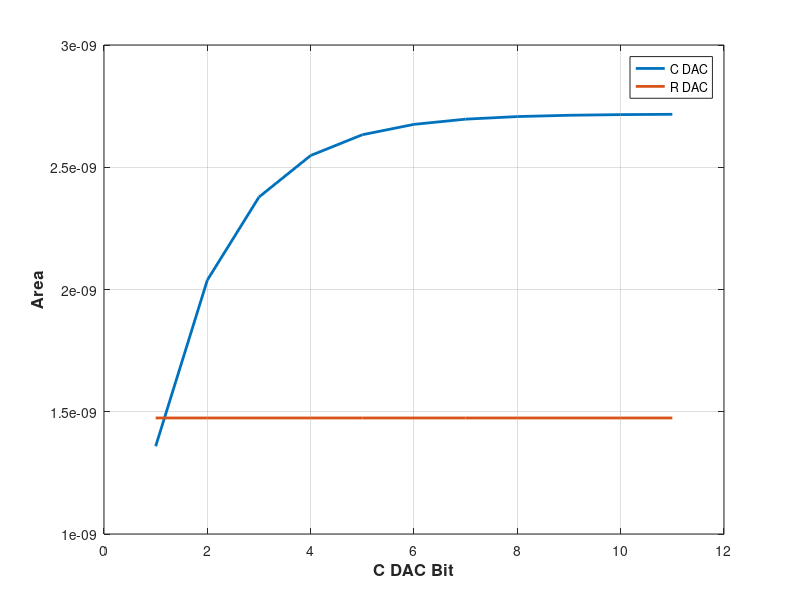

Recreate this plot in MATLAB.
%%%%%%%%%%%%%%%%%%%%%%%%%%%%%%%%%%%%%%%%%%%%%%%%%%%%%%
% 2018/12/3
% Purpose:  This file is to calculate needed Cu and Ru for DAC
%          
%   Copyright (c) 2018 by Shanshan Xie
%   for SAR ADC project in ADC course
%%%%%%%%%%%%%%%%%%%%%%%%%%%%%%%%%%%%%%%%%%%%%%%%%%%%%%

clear;
Vref = 1;

N_CDAC = 1:11; %C-DAC resolution
N_DAC = 12;
N_RDAC = N_DAC-N_CDAC; %R-DAC resolution

LSB_C = Vref./2.^N_CDAC;
LSB_N = Vref./2.^N_DAC;
LSB_R = Vref./2.^N_RDAC;

N_sample = 1;

Linearity = 11;

Cap_num = 2.^(N_CDAC-1);
Res_num = 2.^N_RDAC;

Ab_R = 0.0125;
Rsq = 726;

Ab_C = 0.012;
Kc = 1.4e-15;

Iload = 90e-6; %static current max


fclk = 6e6; %MHz
fconv = fclk/(N_DAC+N_sample);

%% R-DAC Mismatch Calculation
%if INL dominate
sigma_R = (0.5 .* 2 .* 2.^(N_DAC-Linearity) .* LSB_N) ./ (sqrt(2) .* 3 .* sqrt(2.^(N_RDAC-2)) .* LSB_R);

%if DNL dominate
% sigma_R = (2^(N_RDAC-N_DAC) * 2^(N_DAC-Linearity)) / (3 * sqrt(2^(N_RDAC+1) - 2));

% Ru = 180; %ohm
% Iload = 1/(Ru*Res_num);

Ru = Vref./(Iload * 2.^N_RDAC);

Rtotal = Ru .* Res_num;

L_W_R = Ru/Rsq;

WL_R = 1e-12.*(Ab_R^2 ./ (2*sigma_R.^2)); % unit area, unit um^2

L_R = sqrt(L_W_R.*WL_R); % unit: um

W_R = sqrt(WL_R./L_W_R);  % unit: um

%total area unit um^2
Area_R = Res_num .* WL_R;


%% C-DAC Mismatch Calculation
% DNL Dominate
sigma_C = (0.5 .* 2 .* 2.^(N_DAC-Linearity) .* LSB_N) ./ (sqrt(2) .* 3 .* sqrt(2.^N_CDAC - 1) .* LSB_C);

% min cap value to satisfy 99.73% yeild
Cu = 9 .* Ab_C^2 .* Kc .* (2.^N_CDAC-1) .* 2.^(2*N_DAC-2*N_CDAC)
Cu = Cu / 2^(2*N_DAC-2*Linearity);

% Cu = 500e-15; 

% WL_C = 1e-12*(Cu/Kc);  %cap unit size um^2
WL_C = 1e-12.*(Ab_C^2 ./ (2 .* sigma_C.^2)); % unit area, unit um^2


Area_C = Cap_num .* WL_C


%% Input Impedance

Ctotal = Cu .* Cap_num;

Rin = 1./(2*fconv*Ctotal);


%% System INL
% CDAC_DNL = sqrt(2^(N_CDAC+1)-2) * sigma_C * (Vref/2^N_CDAC);
% CDAC_INL = sqrt(2^(N_CDAC-1)) * sigma_C * (Vref/2^N_CDAC);
% 
% RDAC_DNL = sqrt(2^(N_RDAC+1)-2) * sigma_R * (Vref/2^N_RDAC);
% RDAC_INL = sqrt(2^(N_RDAC-1)) * sigma_R * (Vref/2^N_RDAC);
% 
% sysINL = sqrt( CDAC_INL^2 + RDAC_INL^2 )
% sysINL_yield = sysINL * 3
% sysDNL = sqrt( CDAC_DNL^2 + RDAC_DNL^2 );
% sysDNL_yield = sysDNL * 3
% 
% LSB=1/2^N_DAC
% 
% Max_DNL_INL = 2/2^(N_DAC)

figure(1)
hold off
plot(N_CDAC, Area_C,'DisplayName','C DAC','LineWidth',2);

hold on
plot(N_CDAC, Area_R,'DisplayName','R DAC','LineWidth',2);

ylabel('Area','FontSize',12,'FontWeight','bold');
xlabel('C DAC Bit','FontSize',12,'FontWeight','bold');
grid on
legend('show');
xlim([0,12]);













